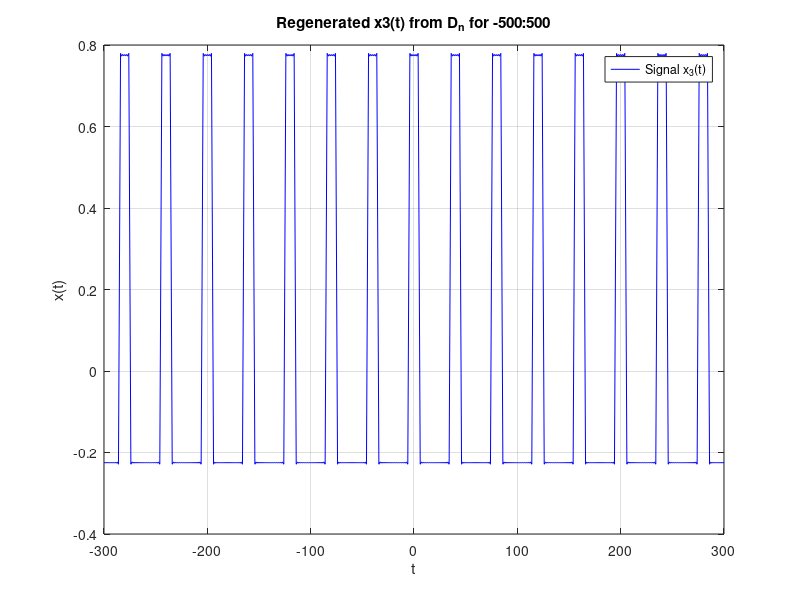

Reproduce this figure in MATLAB.
%Problem A.5/6a(x1(t))

clf
t = -300:1:300;
x = 0;
for n = -5:5
    D_n = 0;
    if(n==3 || n==-3)
        D_n=(1/2);
    end
    if(n==1||n==-1)
        D_n=(1/4);
    end
    x=x+D_n.*(exp(sqrt(-1)*n*(pi/10)*t));
end
plot(t,x);
xlabel('t'); 
ylabel('x1(t)');
title('x1(t) from D_n and n=-5:5')

%Problem A.5/6b(x1(t))

clf
t = -300:1:300;
x = 0;
for n = -20:20
    D_n = 0;
    if(n==3 || n==-3)
        D_n=(1/2);
    end
    if(n==1||n==-1)
        D_n=(1/4);
    end
    x=x+D_n.*(exp(sqrt(-1)*n*(pi/10)*t));
end
plot(t,x);
xlabel('t'); 
ylabel('x1(t)');
title('x1(t) from D_n and n=-20:20')


%Problem A.5/6c(x1(t))

clf
t = -300:1:300;
x = 0;
for n = -50:50
    D_n = 0;
    if(n==3 || n==-3)
        D_n=(1/2);
    end
    if(n==1||n==-1)
        D_n=(1/4);
    end
    x=x+D_n.*(exp(sqrt(-1)*n*(pi/10)*t));
end
plot(t,x);
xlabel('t'); 
ylabel('x1(t)');
title('x1(t) from D_n and n=-50:50')


%Problem A.5/6d(x1(t))

clf
t = -300:1:300;
x = 0;
for n = -500:500
    D_n = 0;
    if(n==3 || n==-3)
        D_n=(1/2);
    end
    if(n==1||n==-1)
        D_n=(1/4);
    end
    x=x+D_n.*(exp(sqrt(-1)*n*(pi/10)*t));
end
plot(t,x);
xlabel('t'); 
ylabel('x1(t)');
title('x1(t) from D_n and n=-500:500')


%Problem A.5/6a(x2(t))

D_n=[-5:5]; nleftlim = -5; nrightlim = 5; x = 5+1;
for n = [nleftlim:nrightlim];
    if n == 0,
        D_n(x) = 0.05;
    else 
        D_n(n-nleftlim+1) = (sin(n.*pi*0.5)./(n.*pi));
    end
end
n = [nleftlim:nrightlim]; W0 = pi/10; t = -300:300;
s = 300+1;
b=length(t);
x = zeros(1,b);
for t=-300:300
    for n=nleftlim:nrightlim
        x(t+s) = x(t+s) + real(D_n(n-nleftlim+1).*exp(n.*1i*W0*t));
    end
end
t=-300:300; 
plot(t,real(x),'b'); 
ylabel('x(t)'); xlabel('t'); 
title('Regenerated x2(t) from D_n for -5:5');
legend('Signal x_2(t)'); grid;


%Problem A.5/6b(x2(t))

D_n=[-20:20]; nleftlim = -20; nrightlim = 20; x = 20+1;
for n = [nleftlim:nrightlim];
    if n == 0,
        D_n(x) = 0.05;
    else 
        D_n(n-nleftlim+1) = (sin(n.*pi*0.5)./(n.*pi));
    end
end
n = [nleftlim:nrightlim]; W0 = pi/10; t = -300:300;
s = 300+1;
b=length(t);
x = zeros(1,b);
for t=-300:300
    for n=nleftlim:nrightlim
        x(t+s) = x(t+s) + real(D_n(n-nleftlim+1).*exp(n.*1i*W0*t));
    end
end
t=-300:300; 
plot(t,real(x),'b'); 
ylabel('x(t)'); xlabel('t'); 
title('Regenerated x2(t) from D_n for -20:20');
legend('Signal x_2(t)'); grid;


%Problem A.5/6c(x2(t))

D_n=[-50:50]; nleftlim = -50; nrightlim = 50; x = 50+1;
for n = [nleftlim:nrightlim];
    if n == 0,
        D_n(x) = 0.05;
    else 
        D_n(n-nleftlim+1) = (sin(n.*pi*0.5)./(n.*pi));
    end
end
n = [nleftlim:nrightlim]; W0 = pi/10; t = -300:300;
s = 300+1;
b=length(t);
x = zeros(1,b);
for t=-300:300
    for n=nleftlim:nrightlim
        x(t+s) = x(t+s) + real(D_n(n-nleftlim+1).*exp(n.*1i*W0*t));
    end
end
t=-300:300; 
plot(t,real(x),'b'); 
ylabel('x(t)'); xlabel('t'); 
title('Regenerated x2(t) from D_n for -50:50');
legend('Signal x_2(t)'); grid;


%Problem A.5/6d(x2(t))

D_n=[-500:500]; nleftlim = -500; nrightlim = 500; x = 500+1;
for n = [nleftlim:nrightlim];
    if n == 0,
        D_n(x) = 0.05;
    else 
        D_n(n-nleftlim+1) = (sin(n.*pi*0.5)./(n.*pi));
    end
end
n = [nleftlim:nrightlim]; W0 = pi/10; t = -300:300;
s = 300+1;
b=length(t);
x = zeros(1,b);
for t=-300:300
    for n=nleftlim:nrightlim
        x(t+s) = x(t+s) + real(D_n(n-nleftlim+1).*exp(n.*1i*W0*t));
    end
end
t=-300:300; 
plot(t,real(x),'b'); 
ylabel('x(t)'); xlabel('t'); 
title('Regenerated x2(t) from D_n for -500:500');
legend('Signal x_2(t)'); grid;


%Problem A.5/6a(x3(t))

D_n=[-5:5]; nleftlim = -5; nrightlim = 5; x = 5+1;
for n = [nleftlim:nrightlim];
    if n == 0,
        D_n(x) = 0.025;
    else 
        D_n(n-nleftlim+1) = (sin(n.*pi*0.25)./(n.*pi));
    end
end
n = [nleftlim:nrightlim]; W0 = pi/20; t = -300:300;
s = 300+1;
b=length(t);
x = zeros(1,b);
for t=-300:300
    for n=nleftlim:nrightlim
        x(t+s) = x(t+s) + real(D_n(n-nleftlim+1).*exp(n.*1i*W0*t));
    end
end
t=-300:300; 
plot(t,real(x),'b'); 
ylabel('x(t)'); xlabel('t'); 
title('Regenerated x3(t) from D_n for -5:5');
legend('Signal x_3(t)'); grid;


%Problem A.5/6b(x3(t))

D_n=[-20:20]; nleftlim = -20; nrightlim = 20; x = 20+1;
for n = [nleftlim:nrightlim];
    if n == 0,
        D_n(x) = 0.025;
    else 
        D_n(n-nleftlim+1) = (sin(n.*pi*0.25)./(n.*pi));
    end
end
n = [nleftlim:nrightlim]; W0 = pi/20; t = -300:300;
s = 300+1;
b=length(t);
x = zeros(1,b);
for t=-300:300
    for n=nleftlim:nrightlim
        x(t+s) = x(t+s) + real(D_n(n-nleftlim+1).*exp(n.*1i*W0*t));
    end
end
t=-300:300; 
plot(t,real(x),'b'); 
ylabel('x(t)'); xlabel('t'); 
title('Regenerated x3(t) from D_n for -20:20');
legend('Signal x_3(t)'); grid;


%Problem A.5/6c(x3(t))

D_n=[-50:50]; nleftlim = -50; nrightlim = 50; x = 50+1;
for n = [nleftlim:nrightlim];
    if n == 0,
        D_n(x) = 0.025;
    else 
        D_n(n-nleftlim+1) = (sin(n.*pi*0.25)./(n.*pi));
    end
end
n = [nleftlim:nrightlim]; W0 = pi/20; t = -300:300;
s = 300+1;
b=length(t);
x = zeros(1,b);
for t=-300:300
    for n=nleftlim:nrightlim
        x(t+s) = x(t+s) + real(D_n(n-nleftlim+1).*exp(n.*1i*W0*t));
    end
end
t=-300:300; 
plot(t,real(x),'b'); 
ylabel('x(t)'); xlabel('t'); 
title('Regenerated x3(t) from D_n for -50:50');
legend('Signal x_3(t)'); grid;


%Problem A.5/6d(x3(t))

D_n=[-500:500]; nleftlim = -500; nrightlim = 500; x = 500+1;
for n = [nleftlim:nrightlim];
    if n == 0,
        D_n(x) = 0.025;
    else 
        D_n(n-nleftlim+1) = (sin(n.*pi*0.25)./(n.*pi));
    end
end
n = [nleftlim:nrightlim]; W0 = pi/20; t = -300:300;
s = 300+1;
b=length(t);
x = zeros(1,b);
for t=-300:300
    for n=nleftlim:nrightlim
        x(t+s) = x(t+s) + real(D_n(n-nleftlim+1).*exp(n.*1i*W0*t));
    end
end
t=-300:300; 
plot(t,real(x),'b'); 
ylabel('x(t)'); xlabel('t'); 
title('Regenerated x3(t) from D_n for -500:500');
legend('Signal x_3(t)'); grid;